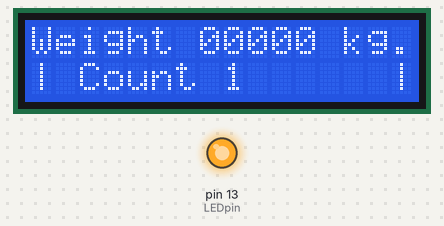
Bench run of a sketch on a simulated Arduino Uno, built with avr-gcc and run on an emulated ATmega328P. On the bench: 16×2 character LCD, output pins drawn as LEDs (lit = HIGH). What the sketch prints to the serial monitor is not drawn.

Above: at 0.2 s.
At 9.6 s:
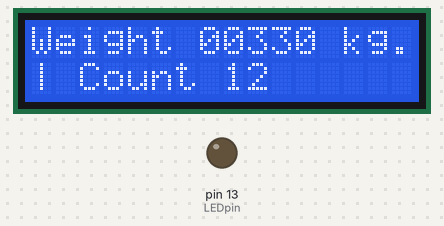
At 18.4 s:
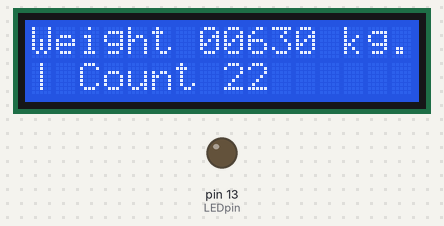
At 37.6 s:
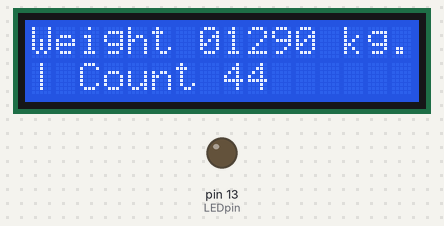
Timing chart, 0 to 40.0 s (numbered marks = the images above):
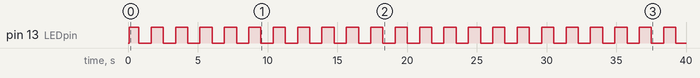

Measured:
- by itself, pin 13 (LEDpin): repeats every 1.7 s: LOW 0.87 s, HIGH 0.87 s
- what the display in image 0 shows lasts 0.6 s, from 0.2 s to 0.8 s
- what the display in image 1 shows lasts 0.9 s, from 9.6 s to 10.5 s

The sketch:

LCDi2c_uNOr4.ino
```cpp
#include <Wire.h>
#include <LiquidCrystal_I2C.h>
int LEDpin = 13;
int led_state = LOW;   // led_state used to set the LED
int elloUNOr = 1;
// Set the LCD address to 0x27 for a 16 chars and 2 line display
LiquidCrystal_I2C lcd(0x27, 16, 2);

static uint8_t Digit5th = 0; // Defines the 5th digit weight
static uint8_t Digit4th = 0; // Defines the 4th digit weight
static uint8_t Digit3rd = 0; // Defines the 3rd digit weight
static uint8_t Digit2nd = 0; // Defines the 2nd digit weight
static uint8_t tempC = 0; // Defines the last digit weight

void setup() {
lcd.begin();       // initialize the LCD
lcd.backlight();    // Turn on the blacklight and print a message.
lcd.setCursor(0, 0);      lcd.print("UNO r4 LCD");
lcd.setCursor(0, 1);      lcd.print("IIC address 0x27");
pinMode(LEDpin, OUTPUT);     // set the digital pin as output
Serial.begin(2400);
  while (!Serial) {
    ; // wait for serial port to connect. Needed for native USB port only
  }
  Serial.println("Arduino UNO R4");
}

void loop() {
 led_state = (led_state == LOW) ? HIGH : LOW;  // if the LED is off turn it on and vice-versa
 digitalWrite(LEDpin, led_state);     // set the LED with the led_state of the variable
 delay(30);
 lcd.setCursor(0, 0);
 lcd.print("Weight ");
 lcd.print(Digit5th);     lcd.print(Digit4th);        lcd.print(Digit3rd);      lcd.print(Digit2nd);      lcd.print(tempC);
 lcd.print(" kg.");
 lcd.setCursor(0, 1);     lcd.print("| Count ");      lcd.print(elloUNOr);      lcd.print("      |");
 elloUNOr++;
 delay(30);
 for (int i=0; i<30; i++) {
 Serial.print(Digit5th, DEC);
 Serial.print(Digit4th, DEC);
 Serial.print(Digit3rd, DEC);
 Serial.print(Digit2nd, DEC);
 Serial.println(tempC, DEC);
 ++tempC; // increment last digit weight by one and returns the new value of x
if (tempC > 9) {
  tempC = 0;        //last digit statement(s)
  ++Digit2nd;   }
if (Digit2nd > 9) {
  Digit2nd = 0;        //2nd digitstatement(s)
  ++Digit3rd;   }
if (Digit3rd > 9) {
  Digit3rd = 0;        //3rd digitstatement(s)
  ++Digit4th;   }
if (Digit4th > 9) {
  Digit4th = 0;        //4th digitstatement(s)
  ++Digit5th;   }
if (Digit5th > 6) {
  Digit5th = 0;        //5th digits max = 60 tonne
  }   }
}
```
